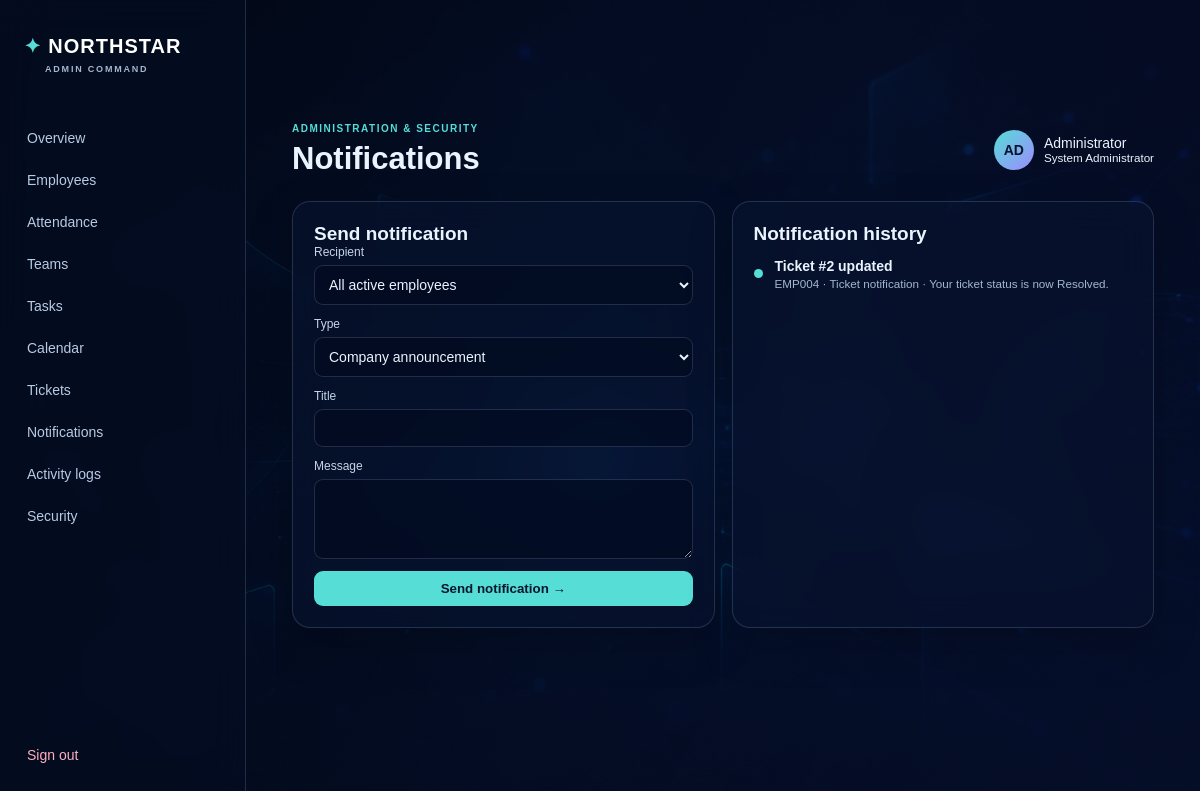
Page /notifications (signed in) on the committed database.
### tables this page shows
CREATE TABLE notifications(id INTEGER PRIMARY KEY,recipient TEXT,title TEXT,body TEXT,category TEXT,created_at TEXT);

### app.py (the view, shortened to what this page needs)
@app.route('/notifications',methods=['GET','POST'])
@admin_required
def notifications():
 return render_template('admin/notifications.html',notifications=rows('SELECT * FROM notifications ORDER BY id DESC'),employees=rows("SELECT * FROM employees WHERE status='Active'"),teams=rows("SELECT * FROM teams WHERE status='Active'"))

### app.py (called while the page is built)
def db():
 if 'db' not in g: g.db=sqlite3.connect(app.config['DATABASE']);g.db.row_factory=sqlite3.Row
 return g.db

@app.teardown_appcontext
def close(e):
 c=g.pop('db',None)
 if c:c.close()

def admin_required(f):
 @wraps(f)
 def w(*a,**k):
  if not session.get('admin_id'):return redirect(url_for('login'))
  return f(*a,**k)
 return w

def rows(q,p=()):return db().execute(q,p).fetchall()

### templates/admin/notifications.html
{% extends 'base.html' %}{% block heading %}Notifications{% endblock %}{% block content %}<div class="grid two"><section class="glass"><h2>Send notification</h2><form method="post" class="stack"><label>Recipient<select name="recipient"><option value="ALL">All active employees</option><optgroup label="Teams">{% for t in teams %}<option value="TEAM:{{t.id}}">{{t.name}}</option>{% endfor %}</optgroup><optgroup label="Employees">{% for e in employees %}<option value="{{e.employee_id}}">{{e.name}} · {{e.employee_id}}</option>{% endfor %}</optgroup></select></label><label>Type<select name="category">{% for x in ['Company announcement','Attendance notification','Task notification','Ticket notification','Team notification','General notification'] %}<option>{{x}}</option>{% endfor %}</select></label><label>Title<input name="title" required></label><label>Message<textarea name="body" required></textarea></label><button>Send notification →</button></form></section><section class="glass"><h2>Notification history</h2>{% for n in notifications %}<div class="row"><i class="signal"></i><div><b>{{n.title}}</b><small>{{n.recipient}} · {{n.category}} · {{n.body}}</small></div></div>{% endfor %}</section></div>{% endblock %}

### static/css/style.css (style rules this page uses)
:root { --ink:#eaf4ff;--muted:#a4b7d0;--line:rgba(183,212,255,.17);--glass:rgba(8,19,45,.67);--cyan:#55ddd6;--violet:#9d8cff;--red:#ff8298;--amber:#ffc46d }
* { box-sizing:border-box }
body { margin:0;min-height:100vh;color:var(--ink);font:14px Arial,sans-serif;background:#071127 url('../images/background.jpg') center/cover fixed }
body:before { content:'';position:fixed;inset:0;background:linear-gradient(115deg,rgba(2,8,22,.94),rgba(8,18,51,.66));z-index:-1 }
.brand small,.admin small,td small,.row small { display:block }
h1,h2,h3 { margin:0;font-family:Arial,sans-serif }
h2 { font-size:19px }
.glass,dialog { background:var(--glass);border:1px solid var(--line);box-shadow:0 16px 45px rgba(0,0,0,.22);backdrop-filter:blur(18px);border-radius:18px;padding:21px;margin-bottom:19px }
.metrics,.grid,.cards { display:grid;gap:17px }
.two { grid-template-columns:1fr 1fr }
.row { display:flex;align-items:center;gap:12px;padding:13px 0;border-top:1px solid var(--line) }
.row:first-of-type { border-top:0 }
.row b,.row small { display:block }
.row small { color:var(--muted);margin-top:3px }
.signal,.team-dot,.risk { width:9px;height:9px;border-radius:50%;background:var(--cyan);flex:none }
label { display:block;color:#c5d5e8;font-size:12px }
input,select,textarea { display:block;width:100%;margin-top:6px;padding:10px;background:rgba(2,11,31,.63);border:1px solid var(--line);border-radius:9px;color:var(--ink);font:14px Arial }
textarea { min-height:80px;resize:vertical }
.stack { display:grid;gap:12px }
button { border:0;border-radius:9px;padding:10px 14px;color:#07152e;background:var(--cyan);font-weight:bold;cursor:pointer;transition:.2s }

### rows in the picture
notifications: title "Ticket #2 updated", recipient "EMP004", category "Ticket notification", body "Your ticket status is now Resolved."

### other values in the picture
form field category "Company announcement"
